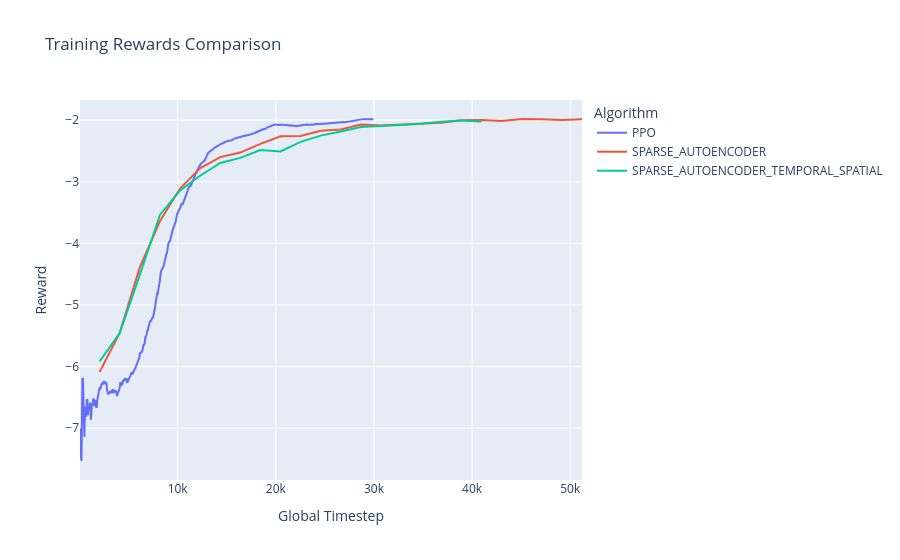

This figure's notebook cell:
### Code cell
plot_history_plotly(algorithms)

### Figure 1 — Plotly figure (JSON) as saved in the notebook; plotly's stock layout.template omitted (floating-point values rounded to 4 significant figures; data arrays with more than 128 entries replaced by an {"elided": "..."} marker saying what was removed)
{"data": [{"hovertemplate": "Algorithm=PPO<br>Global Timestep=%{x}<br>Reward=%{y}<extra></extra>", "legendgroup": "PPO", "line": {"color": "#636efa", "dash": "solid"}, "marker": {"symbol": "circle"}, "mode": "lines", "name": "PPO", "orientation": "v", "showlegend": true, "type": "scatter", "x": {"elided": "599 int values"}, "xaxis": "x", "y": {"elided": "599 float values"}, "yaxis": "y"}, {"hovertemplate": "Algorithm=SPARSE_AUTOENCODER<br>Global Timestep=%{x}<br>Reward=%{y}<extra></extra>", "legendgroup": "SPARSE_AUTOENCODER", "line": {"color": "#EF553B", "dash": "solid"}, "marker": {"symbol": "circle"}, "mode": "lines", "name": "SPARSE_AUTOENCODER", "orientation": "v", "showlegend": true, "type": "scatter", "x": [2048, 4096, 6144, 8192, 10240, 12288, 14336, 16384, 18432, 20480, 22528, 24576, 26624, 28672, 30720, 32768, 34816, 36864, 38912, 40960, 43008, 45056, 47104, 49152, 51200], "xaxis": "x", "y": [-6.088, -5.453, -4.391, -3.642, -3.11, -2.782, -2.6, -2.526, -2.384, -2.261, -2.256, -2.173, -2.153, -2.07, -2.086, -2.071, -2.05, -2.041, -2.003, -1.999, -2.013, -1.983, -1.985, -1.997, -1.985], "yaxis": "y"}, {"hovertemplate": "Algorithm=SPARSE_AUTOENCODER_TEMPORAL_SPATIAL<br>Global Timestep=%{x}<br>Reward=%{y}<extra></extra>", "legendgroup": "SPARSE_AUTOENCODER_TEMPORAL_SPATIAL", "line": {"color": "#00cc96", "dash": "solid"}, "marker": {"symbol": "circle"}, "mode": "lines", "name": "SPARSE_AUTOENCODER_TEMPORAL_SPATIAL", "orientation": "v", "showlegend": true, "type": "scatter", "x": [2048, 4096, 6144, 8192, 10240, 12288, 14336, 16384, 18432, 20480, 22528, 24576, 26624, 28672, 30720, 32768, 34816, 36864, 38912, 40960], "xaxis": "x", "y": [-5.915, -5.455, -4.513, -3.538, -3.142, -2.902, -2.695, -2.612, -2.485, -2.507, -2.352, -2.251, -2.183, -2.11, -2.093, -2.075, -2.059, -2.025, -2.007, -2.02], "yaxis": "y"}], "layout": {"legend": {"title": {"text": "Algorithm"}, "tracegroupgap": 0}, "title": {"text": "Training Rewards Comparison"}, "xaxis": {"anchor": "y", "domain": [0, 1], "title": {"text": "Global Timestep"}}, "yaxis": {"anchor": "x", "domain": [0, 1], "title": {"text": "Reward"}}}}
